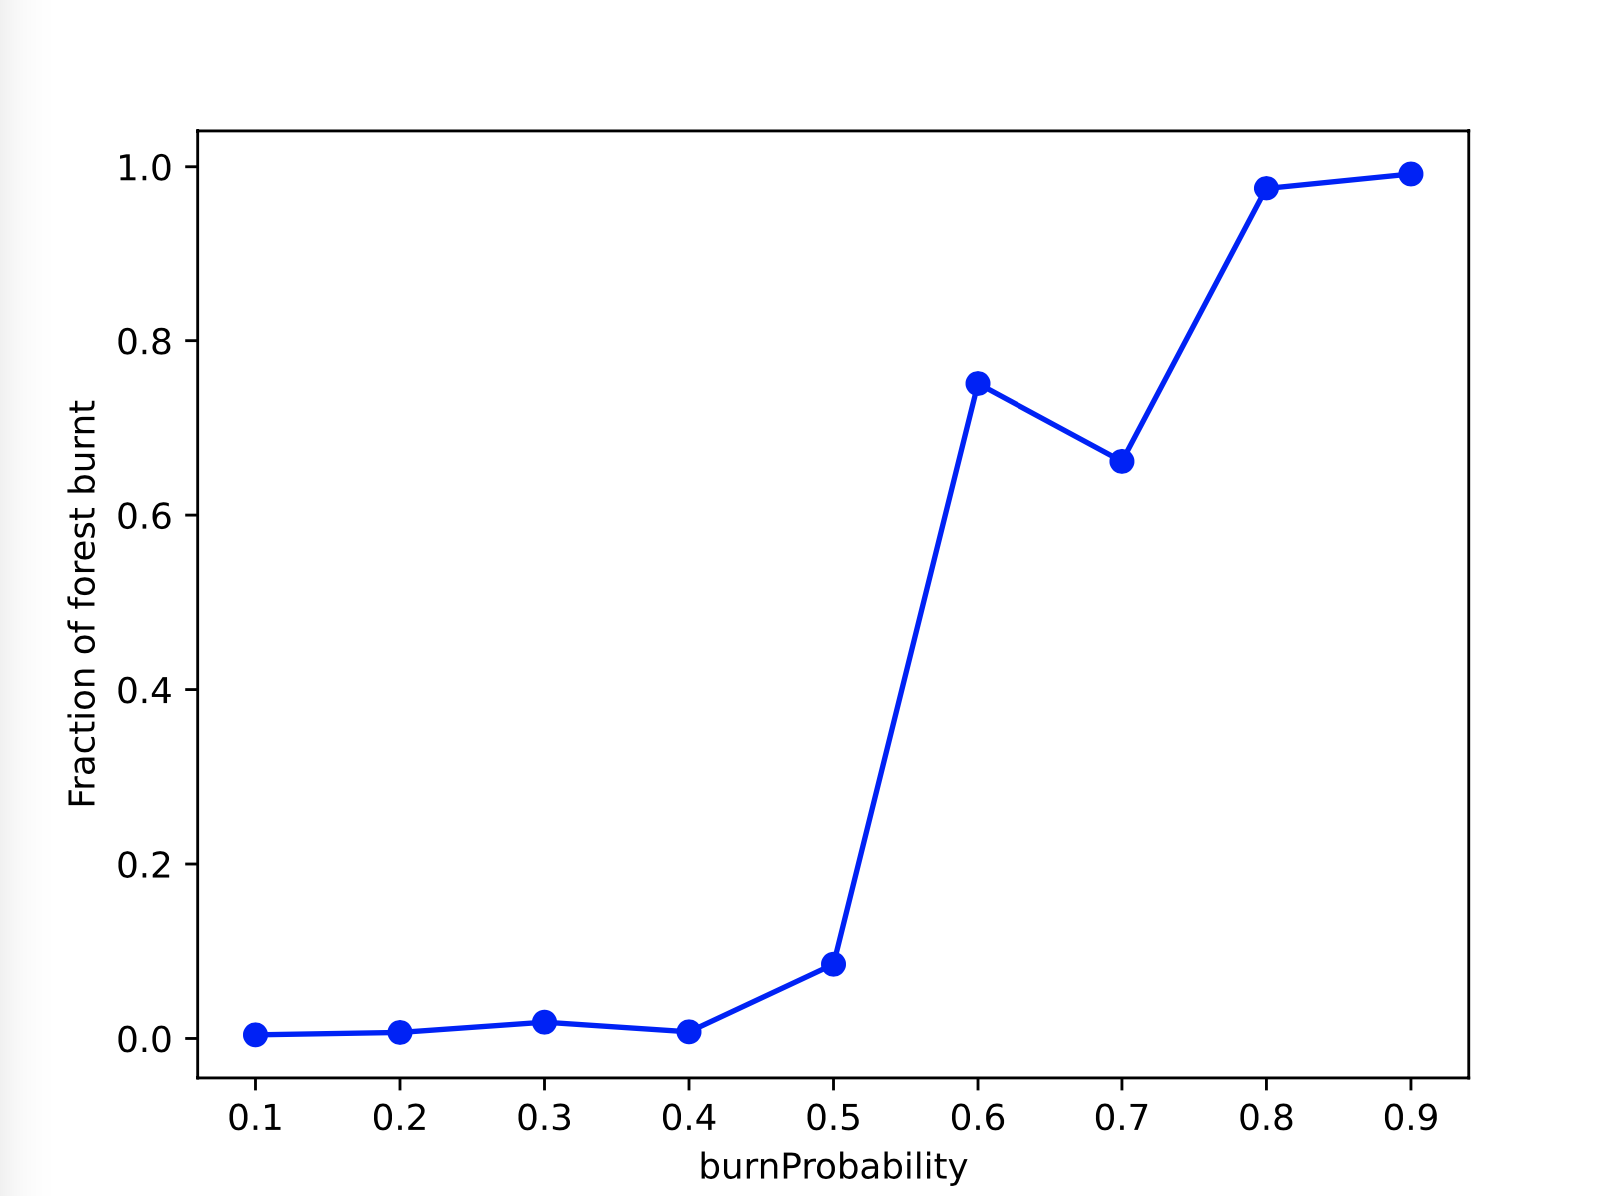

Python code for this plot:
import numpy as np
import matplotlib.pyplot as plt
import pylab as pyl
import matplotlib.animation as animation
import random

empty = 0
tree = 1
burning = 2

# probability that a tree is immune from burning by a tree or lightning
probImmune = 0.25

# probability that the tree adjacent will burn 
burnProbability = [0.1, 0.2, 0.3, 0.4, 0.5, 0.6, 0.7, 0.8, 0.9]

# probability of lightning hitting a site
probLightning = 0.0000001

# probability that a tree is burning initially.
probBurning = 0.0005

# probability that a site is initially occupied by tree
probTree = 0.8

class Cell:
    def __init__(self, x, y, state=tree):
        self.x = x
        self.y = y
        #if random.uniform(0,1) < probTree:
        #    if random.uniform(0,1) < probBurning:
        #        print('Im a BURNING tree')
        #        self.state = burning
        #    else:
        #        print('Im a tree')
        #        self.state = tree

        if x==9 and y==9:
            self.state = burning
            print('Im a burning tree')
        else:
            print('Im a tree')
            self.state = tree

    def setState(self, N, E, S, W, i):
        """
        set the state of site at time t+1
        input :

        N, NE, E, SE, S, SW, W, NW = temperatures at the neighbour cells
        diffRate = rate of diffusion
        siteTemp = temperature of the site at time t
        ouput : 

        temperature of site at time t+1 

        """
    
     
        if (self.state == burning):
            print('becoming empty')
            self.state = empty 
            

        if self.state == empty:
            self.state = empty

        if self.state == tree:
            if N == burning or S == burning or E == burning or W == burning:
                if random.uniform(0,1) > burnProbability[i]:
                    self.state = tree
                else:
                    self.state = burning

        return 


n = 19
T = 20
bar = []

for i in range(n):
    for j in range(n):
        bar.append(Cell(i,j))
bar = np.reshape(np.array(bar), [n,n])



all_states = np.zeros([T,n,n])

for t in range(T):
    for i in range(n):
        for j in range(n):
            all_states[t][i][j] = bar[i][j].state
            
sims = 10
probs = np.array([[0 for x in range(sims)] for y in range(len(burnProbability))])
np.shape(probs)
for p in range(len(burnProbability)): 
    for s in range(sims):
        for i in range(1,n-1):
                for j in range(1,n-1): 
                    if i == 8 and j == 8:
                        bar[i][j].state = burning
                    else:
                        bar[i][j].state = tree
                    print(bar[i][j].state)

        all_states = np.zeros([T,n,n])

        print(np.shape(all_states))
        for t in range(T):
            for i in range(n):
                for j in range(n):
                    all_states[t][i][j] = bar[i][j].state


        forest_cov = 0

        for t in range(1,T):

                count=0
                for i in range(1,n-1):
                        for j in range(1,n-1):                   
                            bar[i][j].setState(bar[i-1][j].state, bar[i][j+1].state, bar[i+1][j].state, bar[i][j-1].state, p)
                            all_states[t][i][j] = bar[i][j].state

                # periodic boundary condition

                for i in range(n):
                    bar[i][n-1].state = bar[i][1].state
                    bar[i][0].state = bar[i][n-2].state
                    all_states[t][i][n-1] = bar[i][n-1].state
                    all_states[t][i][0] = bar[i][0].state

                for j in range(n):
                    bar[0][j].state = bar[n-2][j].state
                    bar[n-1][j].state = bar[1][j].state
                    all_states[t][0][j] = bar[0][j].state
                    all_states[t][n-1][j] = bar[n-1][j].state


        
        print(forest_cov,'before loop')
        for i in range(1,n-1):
                for j in range(1,n-1): 
                    if bar[i][j].state == empty:
                        forest_cov = forest_cov + 1

        print(forest_cov, burnProbability[p])
        probs[p][s] = forest_cov


print(probs)
means = np.zeros(len(probs))
for i in range(len(means)):
    means[i] = probs[i].mean()

plt.plot(burnProbability,means/(17*17), 'b-o')
plt.xlabel('burnProbability')
plt.ylabel('Fraction of forest burnt')
#plt.xticks(ticks=np.arange(0,9),labels=probs)
plt.show()                   
             
# images = []
# fig, ax=plt.subplots()

# for t in range(t):
#     line, = [ax.imshow(all_states[t], cmap='binary',vmin=empty, vmax=burning)]
#     title = ax.text(int(n/2),-1,"Time: {}".format(t), size=plt.rcParams["axes.titlesize"],ha="center")
#     images.append([line, title])

#     # fig = plt.imshow(all_states[t], cmap='YlOrRd',vmin=0, vmax=50)
#     # ax.set_title('Time = {}'.format(t))
#     #plt.title('Equilibrium reached at time {}'.format(equi))
#     #plt.title('Time = {}'.format(t))


# plt.colorbar(line,)

# Writer = animation.writers['ffmpeg']
# writer = Writer(fps=15, metadata=dict(artist='Me'), bitrate=1800)
# anim = animation.ArtistAnimation(fig,images,interval=300, blit=False, repeat = False)
# anim.save('forest_q9.mp4', writer=writer)
# plt.show()

